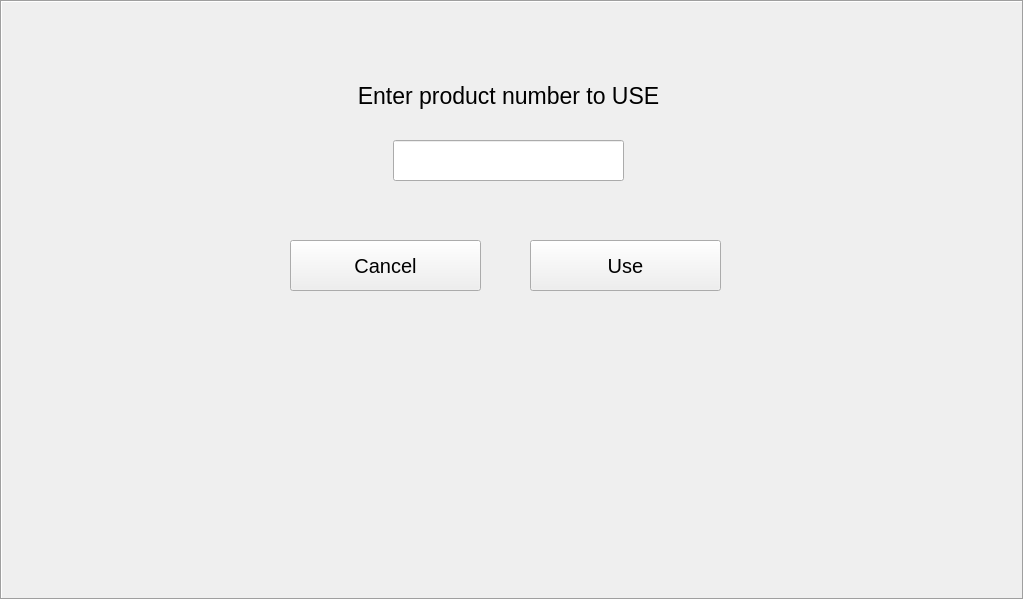
  <widget class="QFrame" name="gbReuseBlocker">
   <property name="geometry">
    <rect>
     <x>0</x>
     <y>590</y>
     <width>1024</width>
     <height>600</height>
    </rect>
   </property>
   <property name="sizePolicy">
    <sizepolicy hsizetype="Fixed" vsizetype="Fixed">
     <horstretch>0</horstretch>
     <verstretch>0</verstretch>
    </sizepolicy>
   </property>
   <property name="maximumSize">
    <size>
     <width>1024</width>
     <height>600</height>
    </size>
   </property>
   <property name="styleSheet">
    <string notr="true">QWidget#gbReuseBlocker{
	background-color: rgb(241, 241, 241);
}</string>
   </property>
   <property name="frameShape">
    <enum>QFrame::Box</enum>
   </property>
   <property name="frameShadow">
    <enum>QFrame::Sunken</enum>
   </property>
   <widget class="QLabel" name="lblEnterProductToUseQuestion">
    <property name="geometry">
     <rect>
      <x>103</x>
      <y>70</y>
      <width>811</width>
      <height>51</height>
     </rect>
    </property>
    <property name="font">
     <font>
      <pointsize>17</pointsize>
     </font>
    </property>
    <property name="text">
     <string>Enter product number to USE</string>
    </property>
    <property name="alignment">
     <set>Qt::AlignCenter</set>
    </property>
   </widget>
   <widget class="QLineEdit" name="leReuseProductNumber">
    <property name="geometry">
     <rect>
      <x>393</x>
      <y>140</y>
      <width>231</width>
      <height>41</height>
     </rect>
    </property>
    <property name="font">
     <font>
      <pointsize>13</pointsize>
     </font>
    </property>
   </widget>
   <widget class="QPushButton" name="reuseCancelButton">
    <property name="geometry">
     <rect>
      <x>290</x>
      <y>240</y>
      <width>191</width>
      <height>51</height>
     </rect>
    </property>
    <property name="sizePolicy">
     <sizepolicy hsizetype="Fixed" vsizetype="Fixed">
      <horstretch>0</horstretch>
      <verstretch>0</verstretch>
     </sizepolicy>
    </property>
    <property name="minimumSize">
     <size>
      <width>191</width>
      <height>51</height>
     </size>
    </property>
    <property name="maximumSize">
     <size>
      <width>191</width>
      <height>51</height>
     </size>
    </property>
    <property name="font">
     <font>
      <pointsize>15</pointsize>
     </font>
    </property>
    <property name="text">
     <string>Cancel</string>
    </property>
   </widget>
   <widget class="QPushButton" name="reuseOkayButton">
    <property name="geometry">
     <rect>
      <x>530</x>
      <y>240</y>
      <width>191</width>
      <height>51</height>
     </rect>
    </property>
    <property name="sizePolicy">
     <sizepolicy hsizetype="Fixed" vsizetype="Fixed">
      <horstretch>0</horstretch>
      <verstretch>0</verstretch>
     </sizepolicy>
    </property>
    <property name="minimumSize">
     <size>
      <width>191</width>
      <height>51</height>
     </size>
    </property>
    <property name="maximumSize">
     <size>
      <width>191</width>
      <height>51</height>
     </size>
    </property>
    <property name="font">
     <font>
      <pointsize>15</pointsize>
     </font>
    </property>
    <property name="text">
     <string>Use</string>
    </property>
   </widget>
  </widget>
